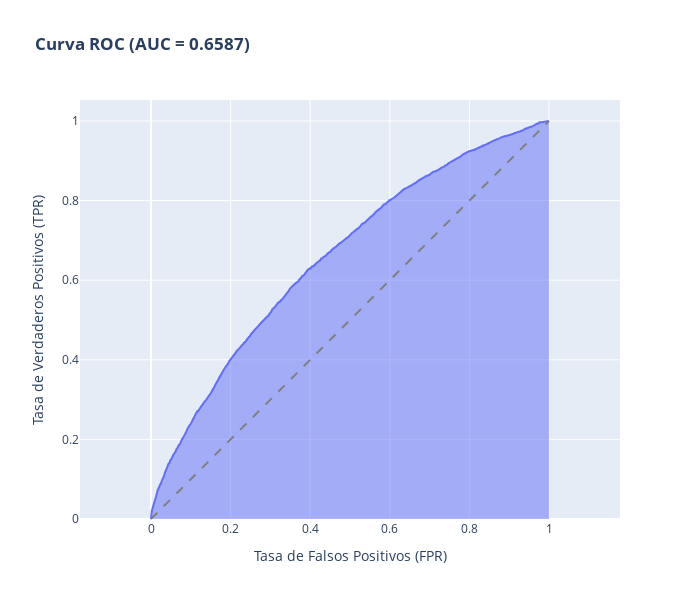

Notebook code cell kept with this figure:
### Code cell
# CURVA ROC
fpr, tpr, thresholds = roc_curve(y_test, y_pred_proba)
auc_score = roc_auc_score(y_test, y_pred_proba)

fig_roc = px.area(
    x=fpr, y=tpr,
    title=f'<b>Curva ROC (AUC = {auc_score:.4f})</b>',
    labels=dict(x='Tasa de Falsos Positivos (FPR)', y='Tasa de Verdaderos Positivos (TPR)'),
    width=700, height=600
)
fig_roc.add_shape(
    type='line', line=dict(dash='dash', color='grey'),
    x0=0, x1=1, y0=0, y1=1
)
fig_roc.update_yaxes(scaleanchor="x", scaleratio=1)
fig_roc.write_image("../reports/figures/roc_curve_xgboost.png")
fig_roc.show()

### Figure 1 — Plotly figure (JSON) as saved in the notebook; plotly's stock layout.template omitted (floating-point values rounded to 4 significant figures; data arrays with more than 128 entries replaced by an {"elided": "..."} marker saying what was removed)
{"data": [{"fillpattern": {"shape": ""}, "hovertemplate": "Tasa de Falsos Positivos (FPR)=%{x}<br>Tasa de Verdaderos Positivos (TPR)=%{y}<extra></extra>", "legendgroup": "", "line": {"color": "#636efa"}, "marker": {"symbol": "circle"}, "mode": "lines", "name": "", "orientation": "v", "showlegend": false, "stackgroup": "1", "type": "scatter", "x": {"elided": "5924 float values"}, "xaxis": "x", "y": {"elided": "5924 float values"}, "yaxis": "y"}], "layout": {"height": 600, "legend": {"tracegroupgap": 0}, "shapes": [{"line": {"color": "grey", "dash": "dash"}, "type": "line", "x0": 0, "x1": 1, "y0": 0, "y1": 1}], "title": {"text": "<b>Curva ROC (AUC = 0.6587)</b>"}, "width": 700, "xaxis": {"anchor": "y", "domain": [0, 1], "title": {"text": "Tasa de Falsos Positivos (FPR)"}}, "yaxis": {"anchor": "x", "domain": [0, 1], "scaleanchor": "x", "scaleratio": 1, "title": {"text": "Tasa de Verdaderos Positivos (TPR)"}}}}
